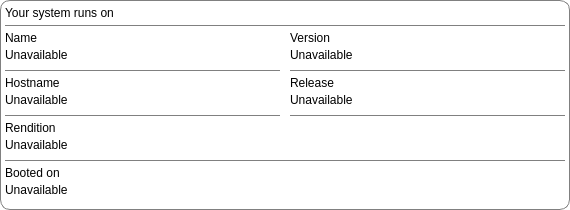
     <widget class="QFrame" name="softfrme">
      <property name="geometry">
       <rect>
        <x>5</x>
        <y>30</y>
        <width>570</width>
        <height>210</height>
       </rect>
      </property>
      <property name="sizePolicy">
       <sizepolicy hsizetype="Fixed" vsizetype="Fixed">
        <horstretch>0</horstretch>
        <verstretch>0</verstretch>
       </sizepolicy>
      </property>
      <property name="minimumSize">
       <size>
        <width>570</width>
        <height>210</height>
       </size>
      </property>
      <property name="maximumSize">
       <size>
        <width>570</width>
        <height>210</height>
       </size>
      </property>
      <property name="styleSheet">
       <string notr="true">background: transparent; border: 1px solid #808080; border-radius: 10px;</string>
      </property>
      <property name="frameShape">
       <enum>QFrame::StyledPanel</enum>
      </property>
      <property name="frameShadow">
       <enum>QFrame::Raised</enum>
      </property>
      <widget class="QLabel" name="softlb02">
       <property name="geometry">
        <rect>
         <x>5</x>
         <y>30</y>
         <width>275</width>
         <height>15</height>
        </rect>
       </property>
       <property name="sizePolicy">
        <sizepolicy hsizetype="Fixed" vsizetype="Fixed">
         <horstretch>0</horstretch>
         <verstretch>0</verstretch>
        </sizepolicy>
       </property>
       <property name="minimumSize">
        <size>
         <width>275</width>
         <height>15</height>
        </size>
       </property>
       <property name="maximumSize">
        <size>
         <width>275</width>
         <height>15</height>
        </size>
       </property>
       <property name="styleSheet">
        <string notr="true">font: 10pt &quot;Inter&quot;; border: none;</string>
       </property>
       <property name="text">
        <string>Name</string>
       </property>
      </widget>
      <widget class="QLabel" name="softname">
       <property name="geometry">
        <rect>
         <x>5</x>
         <y>45</y>
         <width>275</width>
         <height>20</height>
        </rect>
       </property>
       <property name="sizePolicy">
        <sizepolicy hsizetype="Fixed" vsizetype="Fixed">
         <horstretch>0</horstretch>
         <verstretch>0</verstretch>
        </sizepolicy>
       </property>
       <property name="minimumSize">
        <size>
         <width>275</width>
         <height>20</height>
        </size>
       </property>
       <property name="maximumSize">
        <size>
         <width>275</width>
         <height>20</height>
        </size>
       </property>
       <property name="styleSheet">
        <string notr="true">font: 15pt &quot;JetBrains Mono&quot;; border: none;</string>
       </property>
       <property name="text">
        <string>Unavailable</string>
       </property>
      </widget>
      <widget class="Line" name="softln02">
       <property name="geometry">
        <rect>
         <x>5</x>
         <y>70</y>
         <width>275</width>
         <height>1</height>
        </rect>
       </property>
       <property name="sizePolicy">
        <sizepolicy hsizetype="Fixed" vsizetype="Fixed">
         <horstretch>0</horstretch>
         <verstretch>0</verstretch>
        </sizepolicy>
       </property>
       <property name="minimumSize">
        <size>
         <width>275</width>
         <height>1</height>
        </size>
       </property>
       <property name="maximumSize">
        <size>
         <width>275</width>
         <height>1</height>
        </size>
       </property>
       <property name="orientation">
        <enum>Qt::Horizontal</enum>
       </property>
      </widget>
      <widget class="Line" name="softln03">
       <property name="geometry">
        <rect>
         <x>290</x>
         <y>70</y>
         <width>275</width>
         <height>1</height>
        </rect>
       </property>
       <property name="sizePolicy">
        <sizepolicy hsizetype="Fixed" vsizetype="Fixed">
         <horstretch>0</horstretch>
         <verstretch>0</verstretch>
        </sizepolicy>
       </property>
       <property name="minimumSize">
        <size>
         <width>275</width>
         <height>1</height>
        </size>
       </property>
       <property name="maximumSize">
        <size>
         <width>275</width>
         <height>1</height>
        </size>
       </property>
       <property name="orientation">
        <enum>Qt::Horizontal</enum>
       </property>
      </widget>
      <widget class="QLabel" name="softlb03">
       <property name="geometry">
        <rect>
         <x>290</x>
         <y>30</y>
         <width>275</width>
         <height>15</height>
        </rect>
       </property>
       <property name="sizePolicy">
        <sizepolicy hsizetype="Fixed" vsizetype="Fixed">
         <horstretch>0</horstretch>
         <verstretch>0</verstretch>
        </sizepolicy>
       </property>
       <property name="minimumSize">
        <size>
         <width>275</width>
         <height>15</height>
        </size>
       </property>
       <property name="maximumSize">
        <size>
         <width>275</width>
         <height>15</height>
        </size>
       </property>
       <property name="styleSheet">
        <string notr="true">font: 10pt &quot;Inter&quot;; border: none;</string>
       </property>
       <property name="text">
        <string>Version</string>
       </property>
      </widget>
      <widget class="QLabel" name="softvers">
       <property name="geometry">
        <rect>
         <x>290</x>
         <y>45</y>
         <width>275</width>
         <height>20</height>
        </rect>
       </property>
       <property name="sizePolicy">
        <sizepolicy hsizetype="Fixed" vsizetype="Fixed">
         <horstretch>0</horstretch>
         <verstretch>0</verstretch>
        </sizepolicy>
       </property>
       <property name="minimumSize">
        <size>
         <width>275</width>
         <height>20</height>
        </size>
       </property>
       <property name="maximumSize">
        <size>
         <width>275</width>
         <height>20</height>
        </size>
       </property>
       <property name="styleSheet">
        <string notr="true">font: 15pt &quot;JetBrains Mono&quot;; border: none;</string>
       </property>
       <property name="text">
        <string>Unavailable</string>
       </property>
      </widget>
      <widget class="QLabel" name="softlb07">
       <property name="geometry">
        <rect>
         <x>5</x>
         <y>165</y>
         <width>560</width>
         <height>15</height>
        </rect>
       </property>
       <property name="sizePolicy">
        <sizepolicy hsizetype="Fixed" vsizetype="Fixed">
         <horstretch>0</horstretch>
         <verstretch>0</verstretch>
        </sizepolicy>
       </property>
       <property name="minimumSize">
        <size>
         <width>560</width>
         <height>15</height>
        </size>
       </property>
       <property name="maximumSize">
        <size>
         <width>560</width>
         <height>15</height>
        </size>
       </property>
       <property name="styleSheet">
        <string notr="true">font: 10pt &quot;Inter&quot;; border: none;</string>
       </property>
       <property name="text">
        <string>Booted on</string>
       </property>
      </widget>
      <widget class="QLabel" name="softboot">
       <property name="geometry">
        <rect>
         <x>5</x>
         <y>180</y>
         <width>560</width>
         <height>20</height>
        </rect>
       </property>
       <property name="sizePolicy">
        <sizepolicy hsizetype="Fixed" vsizetype="Fixed">
         <horstretch>0</horstretch>
         <verstretch>0</verstretch>
        </sizepolicy>
       </property>
       <property name="minimumSize">
        <size>
         <width>560</width>
         <height>20</height>
        </size>
       </property>
       <property name="maximumSize">
        <size>
         <width>560</width>
         <height>20</height>
        </size>
       </property>
       <property name="styleSheet">
        <string notr="true">font: 15pt &quot;JetBrains Mono&quot;; border: none;</string>
       </property>
       <property name="text">
        <string>Unavailable</string>
       </property>
      </widget>
      <widget class="QLabel" name="softrlse">
       <property name="geometry">
        <rect>
         <x>290</x>
         <y>90</y>
         <width>275</width>
         <height>20</height>
        </rect>
       </property>
       <property name="sizePolicy">
        <sizepolicy hsizetype="Fixed" vsizetype="Fixed">
         <horstretch>0</horstretch>
         <verstretch>0</verstretch>
        </sizepolicy>
       </property>
       <property name="minimumSize">
        <size>
         <width>275</width>
         <height>20</height>
        </size>
       </property>
       <property name="maximumSize">
        <size>
         <width>275</width>
         <height>20</height>
        </size>
       </property>
       <property name="styleSheet">
        <string notr="true">font: 15pt &quot;JetBrains Mono&quot;; border: none;</string>
       </property>
       <property name="text">
        <string>Unavailable</string>
       </property>
      </widget>
      <widget class="Line" name="softln05">
       <property name="geometry">
        <rect>
         <x>290</x>
         <y>115</y>
         <width>275</width>
         <height>1</height>
        </rect>
       </property>
       <property name="sizePolicy">
        <sizepolicy hsizetype="Fixed" vsizetype="Fixed">
         <horstretch>0</horstretch>
         <verstretch>0</verstretch>
        </sizepolicy>
       </property>
       <property name="minimumSize">
        <size>
         <width>275</width>
         <height>1</height>
        </size>
       </property>
       <property name="maximumSize">
        <size>
         <width>275</width>
         <height>1</height>
        </size>
       </property>
       <property name="orientation">
        <enum>Qt::Horizontal</enum>
       </property>
      </widget>
      <widget class="Line" name="softln04">
       <property name="geometry">
        <rect>
         <x>5</x>
         <y>115</y>
         <width>275</width>
         <height>1</height>
        </rect>
       </property>
       <property name="sizePolicy">
        <sizepolicy hsizetype="Fixed" vsizetype="Fixed">
         <horstretch>0</horstretch>
         <verstretch>0</verstretch>
        </sizepolicy>
       </property>
       <property name="minimumSize">
        <size>
         <width>275</width>
         <height>1</height>
        </size>
       </property>
       <property name="maximumSize">
        <size>
         <width>275</width>
         <height>1</height>
        </size>
       </property>
       <property name="orientation">
        <enum>Qt::Horizontal</enum>
       </property>
      </widget>
      <widget class="QLabel" name="softlb04">
       <property name="geometry">
        <rect>
         <x>5</x>
         <y>75</y>
         <width>275</width>
         <height>15</height>
        </rect>
       </property>
       <property name="sizePolicy">
        <sizepolicy hsizetype="Fixed" vsizetype="Fixed">
         <horstretch>0</horstretch>
         <verstretch>0</verstretch>
        </sizepolicy>
       </property>
       <property name="minimumSize">
        <size>
         <width>275</width>
         <height>15</height>
        </size>
       </property>
       <property name="maximumSize">
        <size>
         <width>275</width>
         <height>15</height>
        </size>
       </property>
       <property name="styleSheet">
        <string notr="true">font: 10pt &quot;Inter&quot;; border: none;</string>
       </property>
       <property name="text">
        <string>Hostname</string>
       </property>
      </widget>
      <widget class="QLabel" name="softlb05">
       <property name="geometry">
        <rect>
         <x>290</x>
         <y>75</y>
         <width>275</width>
         <height>15</height>
        </rect>
       </property>
       <property name="sizePolicy">
        <sizepolicy hsizetype="Fixed" vsizetype="Fixed">
         <horstretch>0</horstretch>
         <verstretch>0</verstretch>
        </sizepolicy>
       </property>
       <property name="minimumSize">
        <size>
         <width>275</width>
         <height>15</height>
        </size>
       </property>
       <property name="maximumSize">
        <size>
         <width>275</width>
         <height>15</height>
        </size>
       </property>
       <property name="styleSheet">
        <string notr="true">font: 10pt &quot;Inter&quot;; border: none;</string>
       </property>
       <property name="text">
        <string>Release</string>
       </property>
      </widget>
      <widget class="QLabel" name="softhost">
       <property name="geometry">
        <rect>
         <x>5</x>
         <y>90</y>
         <width>275</width>
         <height>20</height>
        </rect>
       </property>
       <property name="sizePolicy">
        <sizepolicy hsizetype="Fixed" vsizetype="Fixed">
         <horstretch>0</horstretch>
         <verstretch>0</verstretch>
        </sizepolicy>
       </property>
       <property name="minimumSize">
        <size>
         <width>275</width>
         <height>20</height>
        </size>
       </property>
       <property name="maximumSize">
        <size>
         <width>275</width>
         <height>20</height>
        </size>
       </property>
       <property name="styleSheet">
        <string notr="true">font: 15pt &quot;JetBrains Mono&quot;; border: none;</string>
       </property>
       <property name="text">
        <string>Unavailable</string>
       </property>
      </widget>
      <widget class="QLabel" name="softlb06">
       <property name="geometry">
        <rect>
         <x>5</x>
         <y>120</y>
         <width>560</width>
         <height>15</height>
        </rect>
       </property>
       <property name="sizePolicy">
        <sizepolicy hsizetype="Fixed" vsizetype="Fixed">
         <horstretch>0</horstretch>
         <verstretch>0</verstretch>
        </sizepolicy>
       </property>
       <property name="minimumSize">
        <size>
         <width>560</width>
         <height>15</height>
        </size>
       </property>
       <property name="maximumSize">
        <size>
         <width>560</width>
         <height>15</height>
        </size>
       </property>
       <property name="styleSheet">
        <string notr="true">font: 10pt &quot;Inter&quot;; border: none;</string>
       </property>
       <property name="text">
        <string>Rendition</string>
       </property>
      </widget>
      <widget class="Line" name="softln06">
       <property name="geometry">
        <rect>
         <x>5</x>
         <y>160</y>
         <width>560</width>
         <height>1</height>
        </rect>
       </property>
       <property name="sizePolicy">
        <sizepolicy hsizetype="Fixed" vsizetype="Fixed">
         <horstretch>0</horstretch>
         <verstretch>0</verstretch>
        </sizepolicy>
       </property>
       <property name="minimumSize">
        <size>
         <width>560</width>
         <height>1</height>
        </size>
       </property>
       <property name="maximumSize">
        <size>
         <width>560</width>
         <height>1</height>
        </size>
       </property>
       <property name="orientation">
        <enum>Qt::Horizontal</enum>
       </property>
      </widget>
      <widget class="QLabel" name="softrend">
       <property name="geometry">
        <rect>
         <x>5</x>
         <y>135</y>
         <width>560</width>
         <height>20</height>
        </rect>
       </property>
       <property name="sizePolicy">
        <sizepolicy hsizetype="Fixed" vsizetype="Fixed">
         <horstretch>0</horstretch>
         <verstretch>0</verstretch>
        </sizepolicy>
       </property>
       <property name="minimumSize">
        <size>
         <width>560</width>
         <height>20</height>
        </size>
       </property>
       <property name="maximumSize">
        <size>
         <width>560</width>
         <height>20</height>
        </size>
       </property>
       <property name="styleSheet">
        <string notr="true">font: 15pt &quot;JetBrains Mono&quot;; border: none;</string>
       </property>
       <property name="text">
        <string>Unavailable</string>
       </property>
      </widget>
      <widget class="Line" name="softln01">
       <property name="geometry">
        <rect>
         <x>5</x>
         <y>25</y>
         <width>560</width>
         <height>1</height>
        </rect>
       </property>
       <property name="sizePolicy">
        <sizepolicy hsizetype="Fixed" vsizetype="Fixed">
         <horstretch>0</horstretch>
         <verstretch>0</verstretch>
        </sizepolicy>
       </property>
       <property name="minimumSize">
        <size>
         <width>560</width>
         <height>1</height>
        </size>
       </property>
       <property name="maximumSize">
        <size>
         <width>560</width>
         <height>1</height>
        </size>
       </property>
       <property name="orientation">
        <enum>Qt::Horizontal</enum>
       </property>
      </widget>
      <widget class="QLabel" name="softlb01">
       <property name="geometry">
        <rect>
         <x>5</x>
         <y>5</y>
         <width>560</width>
         <height>15</height>
        </rect>
       </property>
       <property name="sizePolicy">
        <sizepolicy hsizetype="Fixed" vsizetype="Fixed">
         <horstretch>0</horstretch>
         <verstretch>0</verstretch>
        </sizepolicy>
       </property>
       <property name="minimumSize">
        <size>
         <width>560</width>
         <height>15</height>
        </size>
       </property>
       <property name="maximumSize">
        <size>
         <width>560</width>
         <height>15</height>
        </size>
       </property>
       <property name="styleSheet">
        <string notr="true">font: 600 10pt &quot;Inter&quot;; border: none;</string>
       </property>
       <property name="text">
        <string>Your system runs on</string>
       </property>
      </widget>
     </widget>
